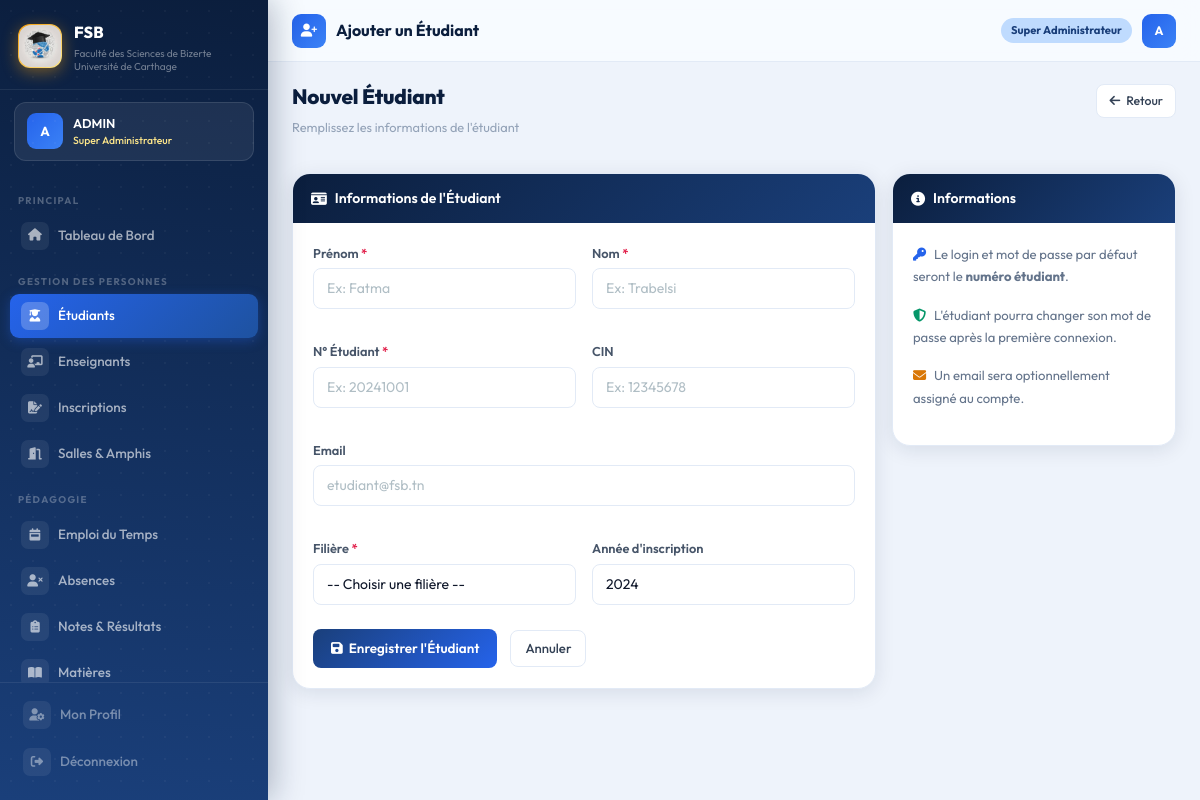
Screenshot of /dashboard/etudiants/ajouter/ (signed in) with the database file from the repository.
### accounts/models.py (models this page shows, shortened)
class CustomUser(AbstractUser):
    ROLE_CHOICES = [
        ('super_admin',  'Super Administrateur'),
        ('admin',        'Administrateur'),
        ('scolarite',    'Agent Scolarité'),
        ('chef_dept',    'Chef de Département'),
        ('doyen',        'Doyen / Vice-Doyen'),
    ]
    role = models.CharField(
        max_length=20,
        choices=ROLE_CHOICES,
        default='scolarite'
    )
    telephone = models.CharField(max_length=20, blank=True)
    departement = models.CharField(max_length=50, blank=True)

### administration/views.py (the view, shortened to what this page needs)
@login_required
def ajouter_etudiant(request):
    return render(request, 'administration/etudiants/ajouter.html', {
        'filieres': Filiere.objects.all(),
    })

### administration/models.py (called while the page is built)
    def __str__(self):
        return f"{self.code} — {self.nom}"

### templates/administration/etudiants/ajouter.html (shortened to what this page needs)
{% extends 'base.html' %}
{% block page_icon %}<i class="fas fa-user-plus"></i>{% endblock %}
{% block page_title %}Ajouter un Étudiant{% endblock %}
{% block content %}
<div class="page-header">
  <div><h1>Nouvel Étudiant</h1><p class="sub">Remplissez les informations de l'étudiant</p></div>
  <a href="{% url 'administration:liste_etudiants' %}" class="btn-ghost-fsb btn-sm"><i class="fas fa-arrow-left"></i> Retour</a>
</div>
<div class="row g-3">
  <div class="col-lg-8">
    <div class="card-fsb fu">
      <div class="card-fsb-header"><div class="header-left"><i class="fas fa-id-card"></i> Informations de l'Étudiant</div></div>
      <div class="card-fsb-body">
        <form method="post">{% csrf_token %}
          <div class="row g-3">
            <div class="col-md-6 form-group">
              <label class="form-label">Prénom <span style="color:#e11d48">*</span></label>
              <input type="text" name="prenom" class="form-control" placeholder="Ex: Fatma" required>
            </div>
            <div class="col-md-6 form-group">
              <label class="form-label">Nom <span style="color:#e11d48">*</span></label>
              <input type="text" name="nom" class="form-control" placeholder="Ex: Trabelsi" required>
            </div>
            <div class="col-md-6 form-group">
              <label class="form-label">N° Étudiant <span style="color:#e11d48">*</span></label>
              <input type="text" name="numero" class="form-control" placeholder="Ex: 20241001" required>
            </div>
            <div class="col-md-6 form-group">
              <label class="form-label">CIN</label>
              <input type="text" name="cin" class="form-control" placeholder="Ex: 12345678">
            </div>
            <div class="col-12 form-group">
              <label class="form-label">Email</label>
              <input type="email" name="email" class="form-control" placeholder="etudiant@fsb.tn">
            </div>
            <div class="col-md-6 form-group">
              <label class="form-label">Filière <span style="color:#e11d48">*</span></label>
              <select name="filiere" class="form-select" required>
                <option value="">-- Choisir une filière --</option>
              </select>
            </div>
            <div class="col-md-6 form-group">
              <label class="form-label">Année d'inscription</label>
              <input type="number" name="annee_inscription" class="form-control" value="2024" min="2000" max="2099">
            </div>
            <div class="col-12" style="margin-top:8px">
              <button type="submit" class="btn-primary-fsb"><i class="fas fa-save"></i> Enregistrer l'Étudiant</button>
              <a href="{% url 'administration:liste_etudiants' %}" class="btn-ghost-fsb" style="margin-left:10px">Annuler</a>
            </div>
          </div>
        </form>
      </div>
    </div>
  </div>
  <div class="col-lg-4">
    <div class="card-fsb fu fu2">
      <div class="card-fsb-header"><div class="header-left"><i class="fas fa-info-circle"></i> Informations</div></div>
      <div class="card-fsb-body">
        <div style="font-size:0.82rem;color:#64748b;line-height:1.7">
          <p><i class="fas fa-key me-2" style="color:#2563eb"></i>Le login et mot de passe par défaut seront le <strong>numéro étudiant</strong>.</p>
          <p><i class="fas fa-shield-alt me-2" style="color:#059669"></i>L'étudiant pourra changer son mot de passe après la première connexion.</p>
          <p><i class="fas fa-envelope me-2" style="color:#d97706"></i>Un email sera optionnellement assigné au compte.</p>
        </div>
      </div>
    </div>
  </div>
</div>
{% endblock %}

### templates/base.html (shortened to what this page needs)
<!DOCTYPE html>
<html lang="fr">
<head>
    <link href="https://cdn.jsdelivr.net/npm/bootstrap@5.3.2/dist/css/bootstrap.min.css" rel="stylesheet">
    <link href="https://cdnjs.cloudflare.com/ajax/libs/font-awesome/6.5.0/css/all.min.css" rel="stylesheet">
    {% load static %}
    <link rel="stylesheet" href="{% static 'css/fsb.css' %}">
</head>
<body>
    {% if user.is_authenticated %}
    <aside class="sidebar" id="sidebar">
        <div class="sidebar-brand">
            <div class="brand-logo">
                <img src="{% static 'images/logo-fsb.jpg' %}" alt="Logo FSB" width="42" height="42"
                    style="border-radius: 12px; object-fit: cover;">
            </div>
            <div>
                <div class="brand-name">FSB</div>
                <div class="brand-desc">Faculté des Sciences de Bizerte<br>Université de Carthage</div>
            </div>
        </div>
        <div class="sidebar-user">
            <div class="user-avatar">{{ user.first_name|first|upper }}{{ user.last_name|first|upper }}</div>
            <div>
                <div class="user-fullname">{{ user.get_full_name|truncatechars:22 }}</div>
                <div class="user-role-badge">{{ user.get_role_display }}</div>
            </div>
        </div>
        <nav class="sidebar-nav">
            <span class="nav-section">Principal</span>
            <a href="{% url 'administration:dashboard' %}"
                class="sidebar-link {% if request.resolver_match.url_name == 'dashboard' %}active{% endif %}">
                <span class="s-icon"><i class="fas fa-home"></i></span>Tableau de Bord
            </a>
            <span class="nav-section">Gestion des Personnes</span>
            <a href="{% url 'administration:liste_etudiants' %}"
                class="sidebar-link {% if 'etudiants' in request.path %}active{% endif %}">
                <span class="s-icon"><i class="fas fa-user-graduate"></i></span>Étudiants
            </a>
            <a href="{% url 'administration:liste_enseignants' %}"
                class="sidebar-link {% if 'enseignants' in request.path %}active{% endif %}">
                <span class="s-icon"><i class="fas fa-chalkboard-teacher"></i></span>Enseignants
            </a>
            <a href="{% url 'administration:inscriptions' %}"
                class="sidebar-link {% if 'inscriptions' in request.path %}active{% endif %}">
                <span class="s-icon"><i class="fas fa-file-signature"></i></span>Inscriptions
            </a>
            <a href="{% url 'administration:salles' %}"
                class="sidebar-link {% if 'salles' in request.path %}active{% endif %}">
                <span class="s-icon"><i class="fas fa-door-open"></i></span>Salles & Amphis
            </a>
            <span class="nav-section">Pédagogie</span>
            <a href="{% url 'pedagogie:emploi_du_temps' %}"
                class="sidebar-link {% if 'emploi' in request.path %}active{% endif %}">
                <span class="s-icon"><i class="fas fa-calendar-week"></i></span>Emploi du Temps
            </a>
            <a href="{% url 'pedagogie:absences' %}"
                class="sidebar-link {% if 'absences' in request.path %}active{% endif %}">
                <span class="s-icon"><i class="fas fa-user-times"></i></span>Absences
            </a>
            <a href="{% url 'pedagogie:notes' %}"
                class="sidebar-link {% if 'notes' in request.path %}active{% endif %}">
                <span class="s-icon"><i class="fas fa-clipboard-list"></i></span>Notes & Résultats
            </a>
            <a href="{% url 'pedagogie:matieres' %}"
                class="sidebar-link {% if 'matieres' in request.path %}active{% endif %}">
                <span class="s-icon"><i class="fas fa-book-open"></i></span>Matières
            </a>
        </nav>
        <div class="sidebar-footer">
            <a href="{% url 'accounts:profile' %}" class="sidebar-link" style="margin-bottom:3px">
                <span class="s-icon"><i class="fas fa-user-cog"></i></span>Mon Profil
            </a>
            <a href="{% url 'accounts:logout' %}" class="sidebar-link danger">
                <span class="s-icon"><i class="fas fa-sign-out-alt"></i></span>Déconnexion
            </a>
        </div>
    </aside>
    <div class="main-wrapper">
        <header class="topbar">
            <div class="topbar-left">
                <div class="topbar-icon">{% block page_icon %}<i class="fas fa-th"></i>{% endblock %}</div>
                <span class="topbar-title">{% block page_title %}Tableau de Bord{% endblock %}</span>
            </div>
            <div class="topbar-right">
                <span class="role-chip">{{ user.get_role_display }}</span>
                <a class="user-avatar"
                    style="width:34px;height:34px;font-size:0.77rem;border-radius:9px;cursor:pointer;display:inline-flex;align-items:center;justify-content:center;text-decoration:none"
                    href="{% url 'accounts:profile' %}">
                    {{ user.first_name|first|upper }}{{ user.last_name|first|upper }}
                </a>
            </div>
        </header>
        <div class="content-area">
            {% block content %}{% endblock %}
        </div>
    </div>
    {% else %}
    {% block full_content %}{% endblock %}
    {% endif %}
    {% load static %}
</body>
</html>

### rows the page displays
CustomUser: first_name|first "A", get_full_name "ADMIN", role "Super Administrateur"
